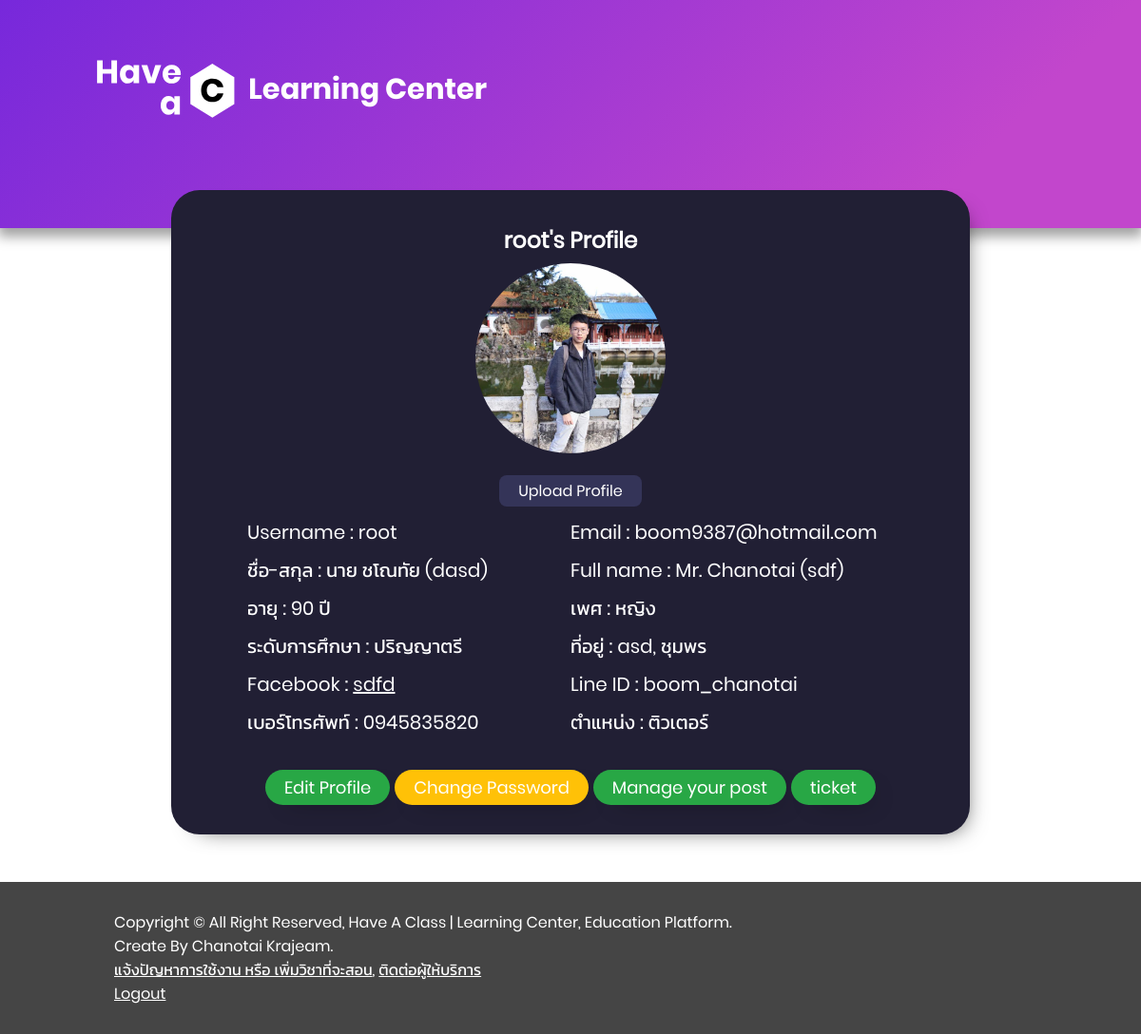
The page /profile.php (signed in) on the database its author committed.
### tables this page shows
CREATE TABLE `prefix` (
  `ID` int(11) NOT NULL,
  `Name` varchar(50) NOT NULL,
  `engName` varchar(50) NOT NULL
);

CREATE TABLE `gender` (
  `ID` int(11) NOT NULL,
  `Name` varchar(255) NOT NULL,
  `engName` varchar(255) NOT NULL
);

CREATE TABLE `education` (
  `ID` int(11) NOT NULL,
  `Name` varchar(255) NOT NULL,
  `engName` varchar(255) NOT NULL
);

CREATE TABLE `province` (
  `ID` int(11) NOT NULL,
  `Name` varchar(100) NOT NULL,
  `engName` varchar(100) NOT NULL
);

CREATE TABLE `role` (
  `ID` int(11) NOT NULL,
  `Name` varchar(255) NOT NULL,
  `engName` varchar(255) NOT NULL
);

### profile.php (the view, shortened to what this page needs)
<?php
    include_once "include/header.php";
?>
</section>
<?php
    if(!isset($_SESSION['username'])){
        include "include/404.php";
    } else {
?>
<section>
    <div class="container shadow">
        <h3><?php echo $_SESSION['realname'];?>'s Profile</h3>
        <div id="profilepic">
        <?php
            if($_SESSION['image'] == null){ ?>
                <img src="img/profile_pic.svg" alt="" height="150" class="profileimg">
            <?php    } else { ?>
                <img src="img/profile/<?php echo $_SESSION['image']; ?>" alt="" height="150" class="profileimg">
        <?php    } ?>
        </div>
        <div class="upload-btn-wrapper">
            <label for="image-profile" class="btn-files">Upload Profile</Picture></label>
        </div>
        <div class="profile" id="info">
            <div>Username : <?php echo $_SESSION['realname']; ?></div>
            <div>Email : <?php echo $_SESSION['email']; ?> </div>
            <div>ชื่อ-สกุล : <?php $datamanager->prefixdata($_SESSION['prefix']); echo " " . $_SESSION['thaifirstname'] . " " . $_SESSION['thailastname'] . " (" . $_SESSION['thainickname'] . ")"; ?> </div>
            <div>Full name : <?php $datamanager->engprefixdata($_SESSION['prefix']); echo " " . $_SESSION['engfirstname'] . " " . $_SESSION['englastname'] . " (" . $_SESSION['engnickname'] . ")"; ?> </div>
            <div>อายุ : <?php echo $_SESSION['age']; ?> ปี</div>
            <div>เพศ : <?php $datamanager->genderdata($_SESSION['sex']); ?> </div>
            <div>ระดับการศึกษา : <?php $datamanager->educationdata($_SESSION['education']); ?> </div>
            <div>ที่อยู่ : <?php echo $_SESSION['district'] . ", "; $datamanager->provincedata($_SESSION['province']); ?> </div>
            <div>Facebook : <a href="<?php echo $_SESSION['urlfacebook']; ?>" target="_blank"><?php echo $_SESSION['facebook']; ?></a> </div>
            <div>Line ID : <?php echo $_SESSION['lineid']; ?> </div>
            <div>เบอร์โทรศัพท์ : <?php echo $_SESSION['tel']; ?> </div>
            <div>ตำแหน่ง : <?php $datamanager->roledata($_SESSION['role']); ?> </div>
        </div>
        <div>
            <button class="btn btn-submit" id="btn-editprofile">Edit Profile</button>
            <button class="btn btn-warning" id="btn-changepwd">Change Password</button>
<?php
            $checkhaspostyet = $datamanager->checkhaspostyet($_SESSION['id']);
            if($checkhaspostyet->num_rows > 0){ ?>
                <button class="btn btn-submit" id="btn-managepost">Manage your post</button>
<?php       }
            $checkhasreportyet = $datamanager->checkhasreportyet($_SESSION['id']);
            if($checkhasreportyet->num_rows > 0){ ?>
                <button class="btn btn-submit" id="btn-ticket">ticket</button>
<?php       }
?>
        </div>
    </div>
</section>
<?php
    }
    include_once "include/footer.php";
?>

### sys/datamanager.php (shortened to what this page needs)
<?php
    class datamanager{
        public function __construct($conn){
            $this->conn = $conn;
        }
        public function prefixdata(int $prefix){
            $sql = "SELECT Name FROM prefix WHERE ID='" . $prefix . "'";
            $sql = $this->conn->query($sql);
            $sql = $sql->fetch_assoc();
            echo $sql['Name'];
        }
        public function engprefixdata(int $prefix){
            $sql = "SELECT * FROM prefix WHERE ID='" . $prefix . "'";
            $sql = $this->conn->query($sql);
            $sql = $sql->fetch_assoc();
            echo $sql['engName'];
        }
        public function genderdata(int $gender){
            $sql = "SELECT Name FROM gender WHERE ID='" . $gender . "'";
            $sql = $this->conn->query($sql);
            $sql = $sql->fetch_assoc();
            echo $sql['Name'];
        }
        public function educationdata(int $edu){
            $sql = "SELECT Name FROM education WHERE ID='" . $edu . "'";
            $sql = $this->conn->query($sql);
            $sql = $sql->fetch_assoc();
            echo $sql['Name'];
        }
        public function provincedata(int $province){
            $sql = "SELECT Name FROM province WHERE ID='" . $province . "'";
            $sql = $this->conn->query($sql);
            $sql = $sql->fetch_assoc();
            echo $sql['Name'];
        }
        public function roledata(int $role){
            $sql = "SELECT Name FROM role WHERE ID='" . $role . "'";
            $sql = $this->conn->query($sql);
            $sql = $sql->fetch_assoc();
            echo $sql['Name'];
        }
        public function checkhaspostyet(int $userid){
            $sql = "SELECT * FROM tutorpublish WHERE user='$userid'";
            $sql = $this->conn->query($sql);
            return $sql;
        }
        public function checkhasreportyet(int $userid){
            $sql = "SELECT * FROM ticket WHERE userid='$userid'";
            $sql = $this->conn->query($sql);
            return $sql;
        }
    }
?>

### css/MyStyle.css (style rules this page uses)
* { padding: 0px; margin: 0px; box-sizing: border-box; }
body { font-family: "Poppins", "Kanit"; font-size: 20px; }
.upload-btn-wrapper { margin: 5px; }
.btn-files { color: #ffffff; background-color: #343458; padding: 5px 20px; border-radius: 8px; font-size: 16px; }
.btn { font-family: "Poppins", "Kanit"; margin-top: 30px; padding: 5px 20px; font-size: 18px; background: none; border: none; border-radius: 20px; outline: none; -webkit-box-shadow: 10px 10px 23px -16px rgba(0,0,0,0.75); -moz-box-shadow: 10px 10px 23px -16px rgba(0,0,0,0.75); box-shadow: 10px 10px 23px -16px rgba(0,0,0,0.75); cursor: pointer; transition: 0.5s; }
.btn-warning { background-color: #ffc107; color: #ffffff; }
.btn-submit { background-color: #28a745; color: white; }
a { color: white; }
.shadow { -webkit-box-shadow: 10px 10px 23px -16px rgba(0,0,0,0.75); -moz-box-shadow: 10px 10px 23px -16px rgba(0,0,0,0.75); box-shadow: 10px 10px 23px -16px rgba(0,0,0,0.75); }
.container { padding: 30px; background-color: #211f34; border-radius: 30px; color: white; margin: 0 auto; margin-top: -40px; margin-bottom: 50px; line-height: 2; text-align: center; width: 70%; }
.profile { padding: 0px 50px 0px 50px; display: grid; grid-template-columns: repeat(2, 1fr); text-align: left; }
.profileimg { border-radius: 100%; object-fit: cover; height: 200px; width: 200px; }

### rows shown on the page
prefix: Name "นาย", engName "Mr."
gender: Name "หญิง"
education: Name "ปริญญาตรี"
province: Name "ชุมพร"
role: Name "ติวเตอร์"

### other values the page prints
$_SESSION['realname'] "root"
$_SESSION['email'] "boom9387@hotmail.com"
$_SESSION['thaifirstname'] "ชโณทัย"
$_SESSION['thainickname'] "dasd"
$_SESSION['engfirstname'] "Chanotai"
$_SESSION['engnickname'] "sdf"
$_SESSION['age'] "90"
$_SESSION['district'] "asd"
$_SESSION['facebook'] "sdfd"
$_SESSION['lineid'] "boom_chanotai"
$_SESSION['tel'] "0945835820"
